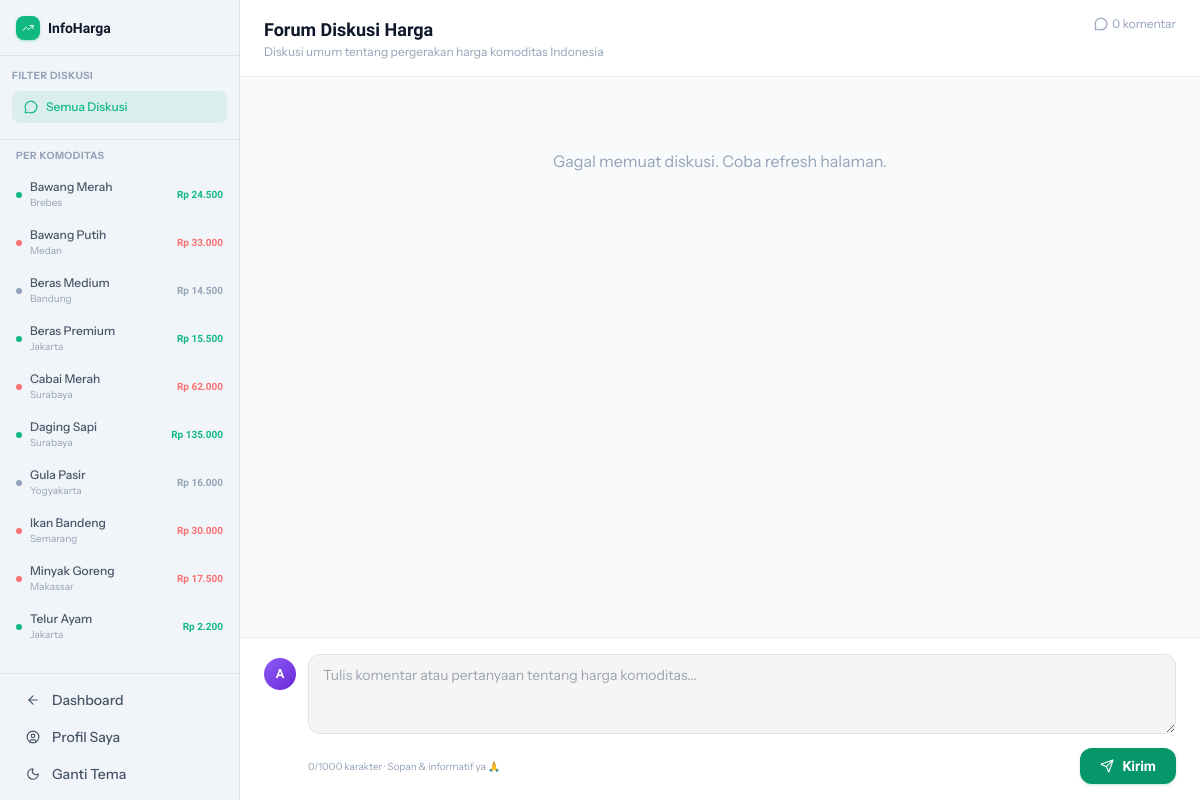
Page /diskusi.php (signed in) on the committed database.
### tables this page shows
CREATE TABLE IF NOT EXISTS komoditas (
  id              INT UNSIGNED AUTO_INCREMENT PRIMARY KEY,
  nama            VARCHAR(120) NOT NULL,
  kategori        ENUM(
                    'Beras & Serealia','Hortikultura','Bumbu & Rempah',
                    'Peternakan','Minyak & Lemak','Perikanan','Lainnya'
                  ) NOT NULL DEFAULT 'Lainnya',
  lokasi          VARCHAR(120) NOT NULL,
  provinsi        VARCHAR(100) NOT NULL DEFAULT '',
  satuan          VARCHAR(30)  NOT NULL DEFAULT 'kg',
  harga_kemarin   BIGINT UNSIGNED NOT NULL DEFAULT 0,
  harga_sekarang  BIGINT UNSIGNED NOT NULL DEFAULT 0,
  history         JSON         DEFAULT NULL,
  status          ENUM('pending','approved','rejected') NOT NULL DEFAULT 'approved',
  submitted_by    INT UNSIGNED DEFAULT NULL,
  catatan_admin   VARCHAR(255) DEFAULT NULL,
  created_at      TIMESTAMP    DEFAULT CURRENT_TIMESTAMP,
  updated_at      TIMESTAMP    DEFAULT CURRENT_TIMESTAMP ON UPDATE CURRENT_TIMESTAMP,
  FOREIGN KEY (submitted_by) REFERENCES users(id) ON DELETE SET NULL,
  INDEX idx_status   (status),
  INDEX idx_nama     (nama),
  INDEX idx_provinsi (provinsi)
);

### Server/koneksi.php (called while the page is built, shortened)
<?php
function rupiah(int $n): string {
    return 'Rp ' . number_format($n, 0, ',', '.');
}

### diskusi.php (the view, shortened to what this page needs)
<?php
require 'Server/koneksi.php';
$uname     = $_SESSION['username'];
$role      = $_SESSION['role'];
$komId   = (int)($_GET['komoditas_id'] ?? 0);
$komData = null;
$komList = [];
$resKomList = $conn->query("SELECT id, nama, lokasi, provinsi, harga_sekarang, harga_kemarin
                             FROM komoditas WHERE status='approved'
                             ORDER BY nama ASC, lokasi ASC");
if ($resKomList) while ($r = $resKomList->fetch_assoc()) $komList[] = $r;
$totalKom = (int)$conn->query("SELECT COUNT(*) c FROM diskusi WHERE is_deleted=0"
    .($komId ? " AND komoditas_id=$komId" : " AND komoditas_id IS NULL"))?->fetch_assoc()['c'];
$dashBack  = in_array($role,['admin','admin_master']) ? 'dashboard.php' : 'dashboard-user.php';
?>
<!doctype html>
<html lang="id">
<head><?php include 'Assets/head.php'; ?>
</head>
<body>
<div class="dsk-wrap">
<aside class="dsk-side">
  <div class="h-14 flex items-center px-4 border-b border-[var(--border)] flex-shrink-0">
    <a href="<?= $dashBack ?>" class="flex items-center gap-2">
      <div class="w-6 h-6 bg-brand-500 rounded-lg flex items-center justify-center shadow shadow-brand-500/30">
        <i data-lucide="trending-up" class="w-3 h-3 text-white"></i>
      </div>
      <span class="font-display font-black text-sm text-[var(--text-primary)]">InfoHarga</span>
    </a>
  </div>
  <div class="p-3 border-b border-[var(--border)]">
    <p class="text-[10px] font-bold text-[var(--text-muted)] uppercase tracking-wider mb-2">Filter Diskusi</p>
    <a href="diskusi.php"
       class="flex items-center gap-2 px-3 py-2 rounded-lg text-xs font-medium mb-1
              <?= !$komId ? 'bg-brand-500/10 text-brand-500 font-bold' : 'text-[var(--text-secondary)] hover:bg-[var(--surface)]' ?> transition">
      <i data-lucide="message-circle" class="w-3.5 h-3.5"></i> Semua Diskusi
    </a>
  </div>
  <div class="flex-1 overflow-y-auto slim-scroll px-2 py-2">
    <p class="text-[10px] font-bold text-[var(--text-muted)] uppercase tracking-wider px-2 mb-2">Per Komoditas</p>
    <?php foreach ($komList as $km):
      $sel = $komId === (int)$km['id'];
      $naik = (int)$km['harga_sekarang'] > (int)$km['harga_kemarin'];
      $turun= (int)$km['harga_sekarang'] < (int)$km['harga_kemarin'];
    ?>
    <a href="diskusi.php?komoditas_id=<?= $km['id'] ?>"
       class="flex items-center gap-2 px-2 py-2 rounded-lg text-xs transition group
              <?= $sel ? 'bg-brand-500/10' : 'hover:bg-[var(--surface)]' ?>">
      <div class="w-1.5 h-1.5 rounded-full flex-shrink-0
                  <?= $naik?'bg-brand-500':($turun?'bg-red-400':'bg-slate-400') ?>"></div>
      <div class="min-w-0 flex-1">
        <div class="font-medium <?= $sel?'text-brand-500':'text-[var(--text-secondary)]' ?> truncate">
          <?= htmlspecialchars($km['nama']) ?>
        </div>
        <div class="text-[var(--text-muted)] truncate text-[10px]"><?= htmlspecialchars($km['lokasi']) ?></div>
      </div>
      <span class="text-[10px] font-bold font-display <?= $naik?'text-brand-500':($turun?'text-red-400':'text-[var(--text-muted)]') ?> flex-shrink-0">
        <?= rupiah((int)$km['harga_sekarang']) ?>
      </span>
    </a>
    <?php endforeach; ?>
  </div>
  <div class="border-t border-[var(--border)] px-3 py-2 sidebar-nav space-y-0.5 flex-shrink-0">
    <a href="<?= $dashBack ?>" class="text-xs"><i data-lucide="arrow-left" class="w-3.5 h-3.5"></i> Dashboard</a>
    <a href="profil.php" class="text-xs"><i data-lucide="user-circle" class="w-3.5 h-3.5"></i> Profil Saya</a>
    <a href="#" data-action="toggle-theme" class="text-xs"><i data-lucide="moon" data-theme-icon="toggle" class="w-3.5 h-3.5"></i> Ganti Tema</a>
  </div>
</aside>
<div class="dsk-main">
  <div class="dsk-header">
    <div class="flex items-start justify-between">
      <div>
        <?php if ($komData): ?>
        <div class="flex items-center gap-2 mb-1">
          <h1 class="font-display font-bold text-lg text-[var(--text-primary)]">
            Diskusi: <span class="text-brand-500"><?= htmlspecialchars($komData['nama']) ?></span>
          </h1>
          <?php
            $s = (int)$komData['harga_sekarang']; $k = (int)$komData['harga_kemarin'];
            $naik=$s>$k; $turun=$s<$k;
          ?>
          <?= $naik?'<span class="badge badge-green">▲ Naik</span>':($turun?'<span class="badge badge-red">▼ Turun</span>':'<span class="badge badge-slate">■ Stabil</span>') ?>
        </div>
        <p class="text-xs text-[var(--text-muted)]">
          <?= htmlspecialchars($komData['lokasi']) ?>, <?= htmlspecialchars($komData['provinsi']) ?> ·
          Kemarin: <?= rupiah($k) ?> → Sekarang: <strong><?= rupiah($s) ?></strong>
          <?php if ($s !== $k): $sel=abs($s-$k); $pct=round($sel/$k*100,1); ?>
          · <span class="<?= $naik?'text-brand-500':'text-red-400' ?>"><?= $naik?'+':'-' ?><?= rupiah($sel) ?> (<?= $pct ?>%)</span>
          <?php endif; ?>
        </p>
        <?php else: ?>
        <h1 class="font-display font-bold text-lg text-[var(--text-primary)]">Forum Diskusi Harga</h1>
        <p class="text-xs text-[var(--text-muted)]">Diskusi umum tentang pergerakan harga komoditas Indonesia</p>
        <?php endif; ?>
      </div>
      <div class="flex items-center gap-2">
        <span class="text-xs text-[var(--text-muted)] flex items-center gap-1">
          <i data-lucide="message-circle" class="w-3.5 h-3.5"></i>
          <span id="totalKomLabel"><?= $totalKom ?> komentar</span>
        </span>
      </div>
    </div>
  </div>
  <div class="dsk-body" id="komList">
  </div>
  <div class="dsk-footer">
    <div class="flex items-start gap-3">
      <div class="avatar-sm <?= $role ?> flex-shrink-0 mt-1">
        <?= strtoupper(substr($uname,0,1)) ?>
      </div>
      <div class="flex-1">
        <textarea id="mainInput" class="kom-input" rows="2"
          placeholder="<?= $komData ? 'Bagikan pendapat Anda tentang harga '.$komData['nama'].'...' : 'Tulis komentar atau pertanyaan tentang harga komoditas...' ?>"
          maxlength="1000"></textarea>
        <div class="flex items-center justify-between mt-2">
          <span class="text-[10px] text-[var(--text-muted)]">
            <span id="charCount">0</span>/1000 karakter · Sopan &amp; informatif ya 🙏
          </span>
          <button onclick="kirimKomentar()"
                  class="flex items-center gap-2 px-5 py-2 bg-brand-600 hover:bg-brand-500 text-white font-display font-bold rounded-xl text-sm transition shadow shadow-brand-600/20">
            <i data-lucide="send" class="w-3.5 h-3.5"></i> Kirim
          </button>
        </div>
      </div>
    </div>
  </div>
</div>
</div>
</body>
</html>

### Assets/head.php (style rules this page uses)
body { font-family: 'Instrument Sans', sans-serif; }
h1,h2,h3,h4,h5,h6,.font-display { font-family: 'Cabinet Grotesk', sans-serif; }
:root { --bg-primary: #f8fafc; --bg-secondary: #f1f5f9; --bg-card: #ffffff; --bg-card-hover: #f8fafc; --border: rgba(0,0,0,.08); --border-hover: rgba(0,0,0,.15); --text-primary: #0f172a; --text-secondary:#475569; --text-muted: #94a3b8; --surface: rgba(0,0,0,.04); --surface-hover: rgba(0,0,0,.07); --shadow-sm: 0 1px 3px rgba(0,0,0,.08); --shadow-md: 0 4px 16px rgba(0,0,0,.10); --shadow-lg: 0 10px 40px rgba(0,0,0,.12); }
body { background-color: var(--bg-primary); color: var(--text-primary); -webkit-font-smoothing: antialiased; transition: background-color .25s, color .25s; overflow-x: hidden; }
.sidebar-nav a { display:flex; align-items:center; gap:.75rem; padding:.6rem .875rem; border-radius:.625rem; font-size:.875rem; font-weight:500; color:var(--text-secondary); transition:background .15s,color .15s; text-decoration:none; }
.slim-scroll { scrollbar-width:thin; scrollbar-color:var(--border) transparent; }

### diskusi.php (style rules this page uses)
body { overflow:hidden }
.dsk-wrap { display:flex;height:100vh }
.dsk-side { width:240px;flex-shrink:0;display:flex;flex-direction:column;height:100%;background:var(--bg-secondary);border-right:1px solid var(--border) }
.dsk-main { flex:1;display:flex;flex-direction:column;overflow:hidden }
.dsk-header { padding:1rem 1.5rem;border-bottom:1px solid var(--border);background:var(--bg-card);flex-shrink:0 }
.dsk-body { flex:1;overflow-y:auto;padding:1.5rem }
.dsk-footer { border-top:1px solid var(--border);padding:1rem 1.5rem;background:var(--bg-card);flex-shrink:0 }
.avatar-sm { width:32px;height:32px;border-radius:50%;background:linear-gradient(135deg,#10b981,#059669);display:flex;align-items:center;justify-content:center;font-family:'Cabinet Grotesk',sans-serif;font-weight:900;font-size:.8rem;color:#fff;flex-shrink:0 }
.avatar-sm.admin_master { background:linear-gradient(135deg,#8b5cf6,#6d28d9) }
.kom-input { width:100%;background:var(--surface);border:1px solid var(--border);border-radius:.75rem;padding:.625rem .875rem;font-size:.875rem;color:var(--text-primary);outline:none;resize:vertical;min-height:80px;font-family:inherit;transition:border-color .15s }

### rows in the picture
komoditas: nama "Bawang Merah", lokasi "Brebes", harga_sekarang "Rp 24.500"
komoditas: nama "Bawang Putih", lokasi "Medan", harga_sekarang "Rp 33.000"
komoditas: nama "Beras Medium", lokasi "Bandung", harga_sekarang "Rp 14.500"
komoditas: nama "Beras Premium", lokasi "Jakarta", harga_sekarang "Rp 15.500"
komoditas: nama "Cabai Merah", lokasi "Surabaya", harga_sekarang "Rp 62.000"
komoditas: nama "Daging Sapi", lokasi "Surabaya", harga_sekarang "Rp 135.000"
komoditas: nama "Gula Pasir", lokasi "Yogyakarta", harga_sekarang "Rp 16.000"
komoditas: nama "Ikan Bandeng", lokasi "Semarang", harga_sekarang "Rp 30.000"
komoditas: nama "Minyak Goreng", lokasi "Makassar", harga_sekarang "Rp 17.500"
komoditas: nama "Telur Ayam", lokasi "Jakarta", harga_sekarang "Rp 2.200"

### other values in the picture
$totalKom "0"
substr($uname,0,1) "A"
